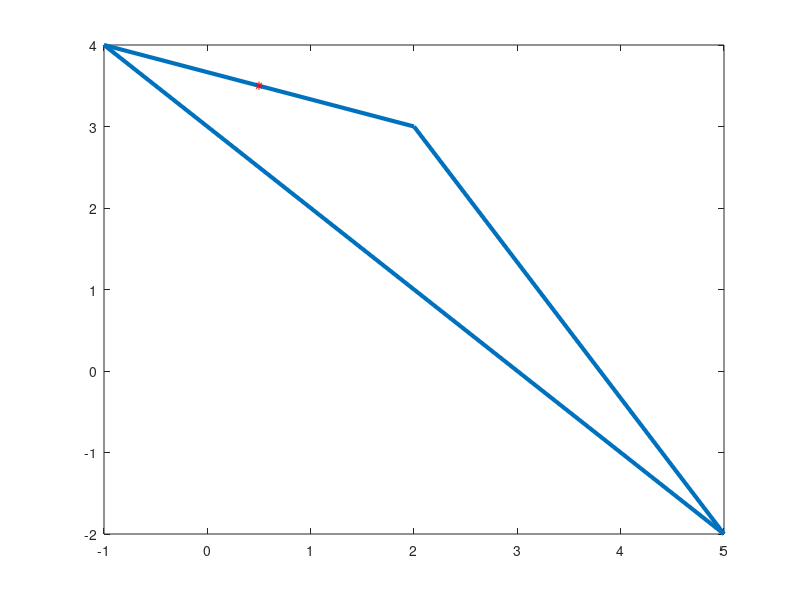

This figure's MATLAB source:
clear all;
p=[2,3;1/2,7/2;-1,4;5,-2;2,3]
c=[1/2,7/2]

plot(p(:,1),p(:,2),'LineWidth',3)
hold on
plot(c(1,1),c(1,2),'r.*')